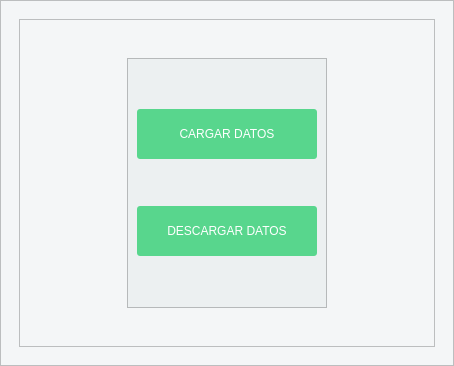
<?xml version="1.0" encoding="UTF-8"?>
<ui version="4.0">
 <class>MainWindow</class>
 <widget class="QMainWindow" name="MainWindow">
  <property name="geometry">
   <rect>
    <x>0</x>
    <y>0</y>
    <width>454</width>
    <height>366</height>
   </rect>
  </property>
  <property name="windowTitle">
   <string>MainWindow</string>
  </property>
  <widget class="QWidget" name="centralwidget">
   <layout class="QVBoxLayout" name="verticalLayout">
    <property name="spacing">
     <number>0</number>
    </property>
    <property name="leftMargin">
     <number>0</number>
    </property>
    <property name="topMargin">
     <number>0</number>
    </property>
    <property name="rightMargin">
     <number>0</number>
    </property>
    <property name="bottomMargin">
     <number>0</number>
    </property>
    <item>
     <widget class="QFrame" name="frame">
      <property name="styleSheet">
       <string notr="true">background-color: #F4F6F7 </string>
      </property>
      <property name="frameShape">
       <enum>QFrame::StyledPanel</enum>
      </property>
      <property name="frameShadow">
       <enum>QFrame::Raised</enum>
      </property>
      <layout class="QVBoxLayout" name="verticalLayout_2">
       <item>
        <widget class="QStackedWidget" name="stackedWidget">
         <property name="currentIndex">
          <number>0</number>
         </property>
         <widget class="QWidget" name="page">
          <layout class="QVBoxLayout" name="verticalLayout_3">
           <item>
            <widget class="QFrame" name="frame_2">
             <property name="frameShape">
              <enum>QFrame::StyledPanel</enum>
             </property>
             <property name="frameShadow">
              <enum>QFrame::Raised</enum>
             </property>
             <layout class="QVBoxLayout" name="verticalLayout_4">
              <item alignment="Qt::AlignHCenter|Qt::AlignVCenter">
               <widget class="QFrame" name="frame_3">
                <property name="minimumSize">
                 <size>
                  <width>200</width>
                  <height>250</height>
                 </size>
                </property>
                <property name="styleSheet">
                 <string notr="true">background-color: rgb(236, 240, 241);</string>
                </property>
                <property name="frameShape">
                 <enum>QFrame::StyledPanel</enum>
                </property>
                <property name="frameShadow">
                 <enum>QFrame::Raised</enum>
                </property>
                <layout class="QVBoxLayout" name="verticalLayout_5">
                 <item>
                  <widget class="QPushButton" name="pushButton">
                   <property name="minimumSize">
                    <size>
                     <width>0</width>
                     <height>50</height>
                    </size>
                   </property>
                   <property name="styleSheet">
                    <string notr="true">QPushButton{
background-color: rgb(88, 214, 141 );
border-radius:3px;
color:white
}


QPushButton:hover{
border-radius:0px;
background-color: rgb(130, 224, 170);
border-radius:3px;
color:white
}

QPushButton:pressed{
	border-radius:0px;
background-color: rgb(88, 214, 141 );
border-radius:3px;
color:white
}

</string>
                   </property>
                   <property name="text">
                    <string>CARGAR DATOS</string>
                   </property>
                  </widget>
                 </item>
                 <item>
                  <widget class="QPushButton" name="pushButton_2">
                   <property name="minimumSize">
                    <size>
                     <width>0</width>
                     <height>50</height>
                    </size>
                   </property>
                   <property name="styleSheet">
                    <string notr="true">QPushButton{
background-color: rgb(88, 214, 141 );
border-radius:3px;
color:white
}


QPushButton:hover{
border-radius:0px;
background-color: rgb(130, 224, 170);
border-radius:3px;
color:white
}

QPushButton:pressed{
	border-radius:0px;
background-color: rgb(88, 214, 141 );
border-radius:3px;
color:white
}

</string>
                   </property>
                   <property name="text">
                    <string>DESCARGAR DATOS</string>
                   </property>
                  </widget>
                 </item>
                </layout>
               </widget>
              </item>
             </layout>
            </widget>
           </item>
          </layout>
         </widget>
         <widget class="QWidget" name="page_3"/>
         <widget class="QWidget" name="page_2"/>
        </widget>
       </item>
      </layout>
     </widget>
    </item>
   </layout>
  </widget>
 </widget>
 <resources/>
 <connections/>
</ui>
